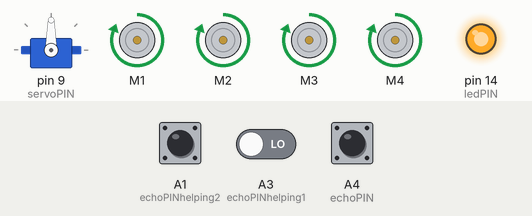
Recording of a sketch running on a simulated Arduino Uno, built with avr-gcc and run on an emulated ATmega328P. Parts: servo, 4 × DC motor (green arrow = forward, orange = backward, longer = faster), output pins drawn as LEDs (lit = HIGH). The test bench sets the inputs (shaded band); at power-on: A1 (echoPINhelping2) LOW, A4 (echoPIN) LOW, A3 (echoPINhelping1) LOW. Pins used as bus, display or sensor lines are not drawn; what the sketch prints to the serial monitor is not drawn.

Above: at 1.2 s.
1.3 s: A1 (echoPINhelping2) pulsed HIGH 5 times (0.12 s each, 0.3 s apart)
At 2.8 s:
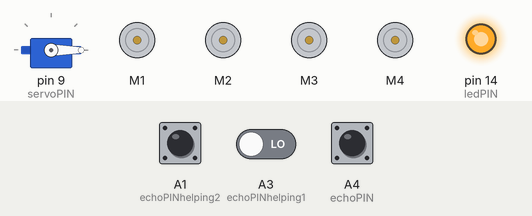
5.8 s: A4 (echoPIN) pulsed HIGH 2 times (0.12 s each, 0.3 s apart)
At 14.0 s:
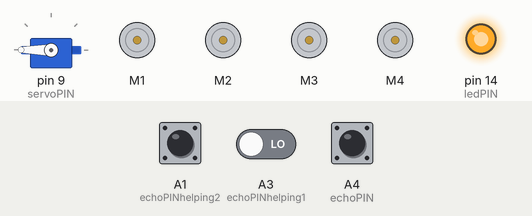
Timing chart, 0 to 25.6 s (numbered marks = the images above; inputs shaded):
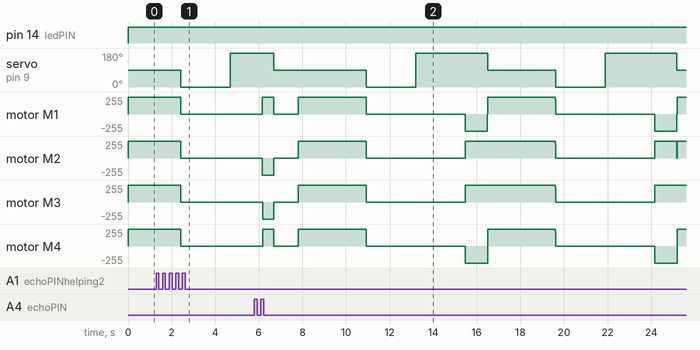

The sketch:

Julis.ino
```cpp
#include <Arduino_FreeRTOS.h>
#include "semphr.h"
#include <AFMotor.h>
#include <Servo.h>

#define rtDelay(v) vTaskDelay(v/15)

#define ledPIN 14
#define servoPIN 9
#define motor1PIN 1
#define motor2PIN 2
#define motor3PIN 3
#define motor4PIN 4
#define triggerPIN A5
#define echoPIN A4
#define echoPINhelping1 A3
#define echoPINhelping2 A1

SemaphoreHandle_t binarySemaphore;
Servo servo;
AF_DCMotor motor1(motor1PIN); //top right
AF_DCMotor motor2(motor2PIN); //top left
AF_DCMotor motor3(motor3PIN); //back left
AF_DCMotor motor4(motor4PIN); //back right

int state = 1;
int speed;

void setup() {

  Serial.begin(9600);

  servo.attach(servoPIN);

  xTaskCreate(run, "run", 128, NULL, 0, NULL);
  xTaskCreate(guard, "guard", 128, NULL, 2, NULL);


  binarySemaphore = xSemaphoreCreateBinary();
  xSemaphoreGive(binarySemaphore);

  pinMode(triggerPIN, OUTPUT);
  pinMode(echoPIN, INPUT);
  pinMode(echoPINhelping1, INPUT);
  pinMode(echoPINhelping2, INPUT);
  pinMode(ledPIN, OUTPUT);


}
void run(void*){


  while(1){
    Serial.println("RUN");
    speed=255;

    if(state==1){
      xSemaphoreTake(binarySemaphore, portMAX_DELAY);
      Serial.println("RUN GGGGGGGGGG");
      digitalWrite(ledPIN, HIGH);
      motor1.setSpeed(speed);
      motor2.setSpeed(speed);
      motor3.setSpeed(speed);
      motor4.setSpeed(speed);
      motor1.run(FORWARD);
      motor2.run(FORWARD);
      motor3.run(FORWARD);
      motor4.run(FORWARD);
      motor1.setSpeed(speed);
      motor2.setSpeed(speed);
      motor3.setSpeed(speed);
      motor4.setSpeed(speed);
      xSemaphoreGive(binarySemaphore);
    }
  }
}


void guard(void*){

  long distance;
  long distance1;
  long distance2;
  long distanceLeft;
  long distanceRight;
  while(1){

    distance=getDistance();
    distance1=getDistance1();
    distance2=getDistance2();

    rtDelay(50);


    if((distance<=40)||(distance1<=15)||(distance2<=15)){
      state=2;
      xSemaphoreTake(binarySemaphore, portMAX_DELAY);
      Serial.println("Chuj");
      //digitalWrite(ledPIN, LOW);
      for(speed=255;speed>=0;speed--){
        motor1.setSpeed(speed);
        motor2.setSpeed(speed);
        motor3.setSpeed(speed);
        motor4.setSpeed(speed);
      }
      motor1.run(RELEASE);
      motor2.run(RELEASE);
      motor3.run(RELEASE);
      motor4.run(RELEASE);

      servo.write(0);
      //digitalWrite(ledPIN, HIGH);
      rtDelay(1000);
      //digitalWrite(ledPIN, LOW);
      distanceRight=getDistance();
      rtDelay(250);

      servo.write(180);
      //digitalWrite(ledPIN, HIGH);
      rtDelay(1000);
      //digitalWrite(ledPIN, LOW);
      distanceLeft=getDistance();
      rtDelay(250);

      long diff;
      diff = distanceLeft-distanceRight;
      if(diff>0&&distanceLeft>=70){
        digitalWrite(ledPIN, HIGH);

        motor1.setSpeed(speed);
        motor2.setSpeed(speed);
        motor3.setSpeed(speed);
        motor4.setSpeed(speed);

        motor1.run(FORWARD);
        motor2.run(BACKWARD);
        motor3.run(BACKWARD);
        motor4.run(FORWARD);

        rtDelay(500);

        motor1.run(RELEASE);
        motor2.run(RELEASE);
        motor3.run(RELEASE);
        motor4.run(RELEASE);
        servo.write(90);
        rtDelay(1100);
      }
      else if(diff<0&&distanceRight>=70){
        speed=255;


        //digitalWrite(ledPIN, HIGH);

        motor1.setSpeed(speed);
        motor2.setSpeed(speed);
        motor3.setSpeed(speed);
        motor4.setSpeed(speed);

        motor1.run(BACKWARD);
        motor2.run(FORWARD);
        motor3.run(FORWARD);
        motor4.run(BACKWARD);

        rtDelay(500);

        motor1.run(RELEASE);
        motor2.run(RELEASE);
        motor3.run(RELEASE);
        motor4.run(RELEASE);
        servo.write(90);
        rtDelay(1100);
      }
      else {
        //digitalWrite(ledPIN, HIGH);

        motor1.setSpeed(speed);
        motor2.setSpeed(speed);
        motor3.setSpeed(speed);
        motor4.setSpeed(speed);

        motor1.run(BACKWARD);
        motor2.run(FORWARD);
        motor3.run(FORWARD);
        motor4.run(BACKWARD);

        rtDelay(1000);
        motor1.run(RELEASE);
        motor2.run(RELEASE);
        motor3.run(RELEASE);
        motor4.run(RELEASE);
      }//turn
      xSemaphoreGive(binarySemaphore);
      servo.write(90);
      state=1;
    }
  }
}
/*
void turn(void*)
{
  while(1){
    if(state==3){
      speed=255;
      xSemaphoreTake(binarySemaphore, portMAX_DELAY);

      digitalWrite(ledPIN, HIGH);

      motor1.setSpeed(speed);
      motor2.setSpeed(speed);
      motor3.setSpeed(speed);
      motor4.setSpeed(speed);

      motor1.run(BACKWARD);
      motor2.run(FORWARD);
      motor3.run(FORWARD);
      motor4.run(BACKWARD);

      rtDelay(2000);
      motor1.run(RELEASE);
      motor2.run(RELEASE);
      motor3.run(RELEASE);
      motor4.run(RELEASE);
      state=0;

      xSemaphoreGive(binarySemaphore);
    }
  }
}

void turnRight(void*)
{
  while(1){
    if(state==2){
      speed=255;
      xSemaphoreTake(binarySemaphore, portMAX_DELAY);

      digitalWrite(ledPIN, HIGH);

      motor1.setSpeed(speed);
      motor2.setSpeed(speed);
      motor3.setSpeed(speed);
      motor4.setSpeed(speed);

      motor1.run(BACKWARD);
      motor2.run(FORWARD);
      motor3.run(FORWARD);
      motor4.run(BACKWARD);

      rtDelay(1000);

      motor1.run(RELEASE);
      motor2.run(RELEASE);
      motor3.run(RELEASE);
      motor4.run(RELEASE);
      state=0;
      xSemaphoreGive(binarySemaphore);
    }
  }
}

void turnLeft(void*)
{
  while(1){
    if(state==1){
      speed=255;
      xSemaphoreTake(binarySemaphore, portMAX_DELAY);

      digitalWrite(ledPIN, HIGH);

      motor1.setSpeed(speed);
      motor2.setSpeed(speed);
      motor3.setSpeed(speed);
      motor4.setSpeed(speed);

      motor1.run(FORWARD);
      motor2.run(BACKWARD);
      motor3.run(BACKWARD);
      motor4.run(FORWARD);

      rtDelay(1000);

      motor1.run(RELEASE);
      motor2.run(RELEASE);
      motor3.run(RELEASE);
      motor4.run(RELEASE);
      state=0;
      xSemaphoreGive(binarySemaphore);
    }
  }
}

void control(void*)
{
  while(1){
    Serial.println(state);
    rtDelay(150);
  }
}
*/
long getDistance(void){
  long distance;
  long time;
  digitalWrite(triggerPIN, LOW);
  rtDelay(1);
  digitalWrite(triggerPIN, HIGH);
  rtDelay(2);
  digitalWrite(triggerPIN, LOW);

  time = pulseIn(echoPIN, HIGH);
  distance=time/29/2; //cm
  return distance;
}
long getDistance1(void){
  long distance;
  long time;
  digitalWrite(triggerPIN, LOW);
  rtDelay(1);
  digitalWrite(triggerPIN, HIGH);
  rtDelay(2);
  digitalWrite(triggerPIN, LOW);

  time = pulseIn(echoPINhelping1, HIGH);
  distance=time/29/2; //cm
  return distance;
}
long getDistance2(void){
  long distance;
  long time;
  digitalWrite(triggerPIN, LOW);
  rtDelay(1);
  digitalWrite(triggerPIN, HIGH);
  rtDelay(2);
  digitalWrite(triggerPIN, LOW);

  time = pulseIn(echoPINhelping2, HIGH);
  distance=time/29/2; //cm
  return distance;
}

void loop() {}
```
